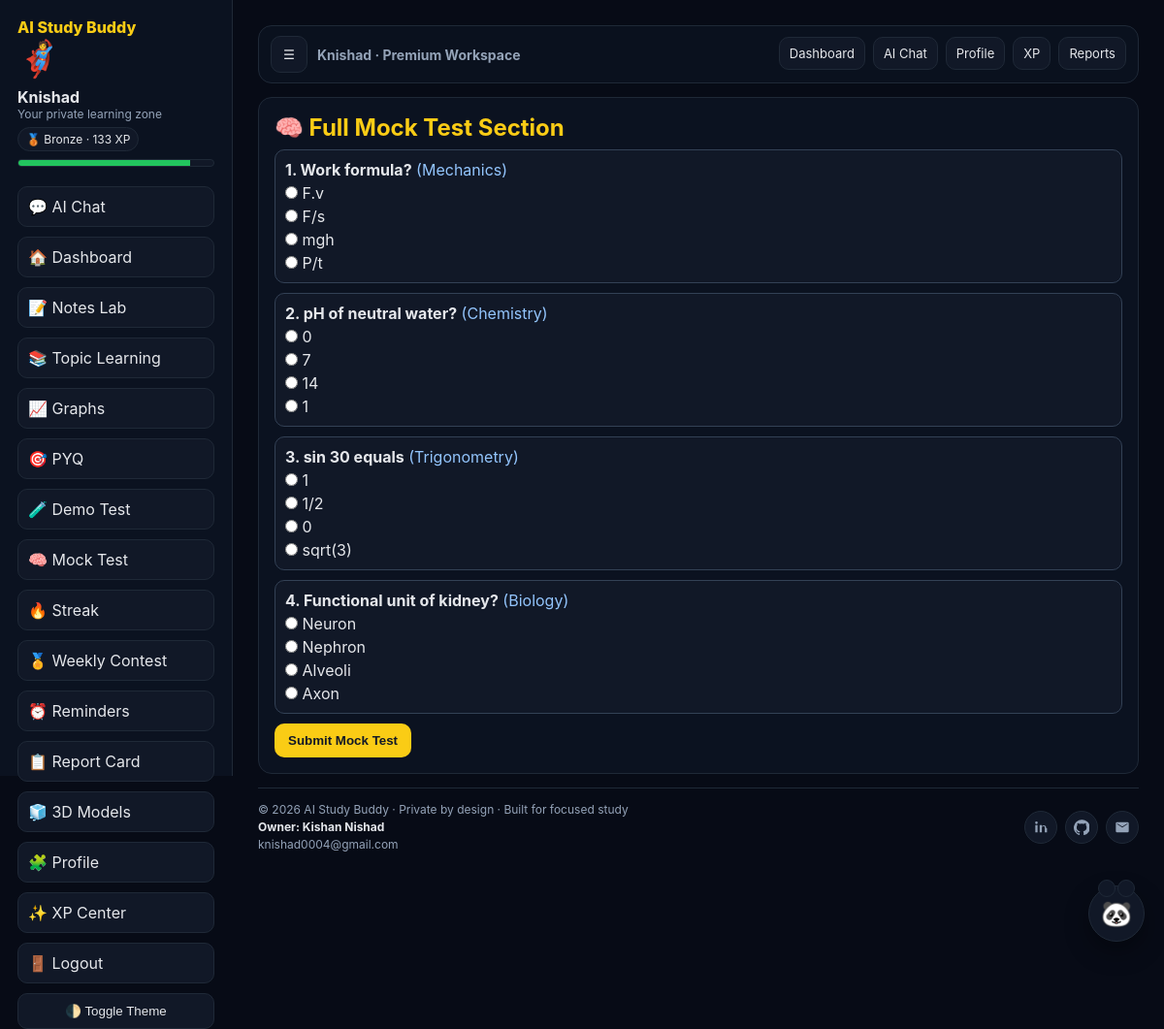
/mock-test (signed in), run on the app's committed database.
### tables this page shows
CREATE TABLE users (
            id INTEGER PRIMARY KEY AUTOINCREMENT,
            username TEXT UNIQUE NOT NULL,
            password_hash TEXT NOT NULL,
            avatar TEXT NOT NULL,
            created_at TEXT NOT NULL
        , xp INTEGER NOT NULL DEFAULT 0);

### app.py (the view, shortened to what this page needs)
    @app.route("/mock-test", methods=["GET", "POST"])
    @login_required
    def mock_test():
        report = None
        return render_template(
            "mock_test.html",
            user=g.user,
            questions=MOCK_TEST_BANK,
            report=report,
            level_info=get_level_info(int(g.user["xp"])),
        )

### app.py (called while the page is built)
def get_db_connection(app: Flask) -> sqlite3.Connection:
    conn = sqlite3.connect(app.config["DATABASE_PATH"])
    conn.row_factory = sqlite3.Row
    return conn

def login_required(view):
    @wraps(view)
    def wrapped_view(*args, **kwargs):
        if "user_id" not in session:
            return redirect(url_for("login"))
        return view(*args, **kwargs)
    return wrapped_view

def get_current_user(app: Flask):
    user_id = session.get("user_id")
    if not user_id:
        return None
    conn = get_db_connection(app)
    user = conn.execute("SELECT id, username, avatar, xp FROM users WHERE id = ?", (user_id,)).fetchone()
    conn.close()
    return user

def get_level_info(xp: int):
    current_name = "Bronze"
    current_icon = "🥉"
    next_threshold = None
    for threshold, name, icon in LEVELS:
        if xp >= threshold:
            current_name = name
            current_icon = icon
        elif next_threshold is None:
            next_threshold = threshold
    progress_to_next = 100
    if next_threshold is not None:
        previous_threshold = 0
        for threshold, _, _ in LEVELS:
            if threshold <= xp:
                previous_threshold = threshold
        span = max(next_threshold - previous_threshold, 1)
        progress_to_next = int(((xp - previous_threshold) / span) * 100)
    return {
        "name": current_name,
        "icon": current_icon,
        "next_threshold": next_threshold,
        "progress": max(0, min(progress_to_next, 100)),
    }

### templates/mock_test.html (shortened to what this page needs)
{% extends 'base.html' %}
{% block content %}
<section class="panel">
  <h2 style="color:#facc15;margin-bottom:8px">🧠 Full Mock Test Section</h2>
  <form method="POST">
    {% for q in questions %}
      <div class="q">
        <p><strong>{{ loop.index }}. {{ q['question'] }}</strong> <span style="color:#93c5fd">({{ q['topic'] }})</span></p>
        {% for opt in q['options'] %}
          <label style="display:block;margin-top:4px"><input type="radio" name="q_{{ q['id'] }}" value="{{ opt }}" required> {{ opt }}</label>
        {% endfor %}
      </div>
    {% endfor %}
    <button class="btn" type="submit">Submit Mock Test</button>
  </form>
</section>
{% endblock %}

### templates/base.html (shortened to what this page needs)
<!DOCTYPE html>
<html lang="en">
<head>
</head>
<body>
  <div class="layout">
    {% if user %}
    <aside class="sidebar" id="appSidebar">
      <div class="sidebar-top">
        <div class="brand">AI Study Buddy</div>
      </div>
      <div class="avatar-badge">{{ user['avatar'] }}</div>
      <div><strong>{{ user['username'] }}</strong></div>
      <div class="small">Your private learning zone</div>
      {% if current_level %}
      <div class="level-pill">{{ current_level['icon'] }} {{ current_level['name'] }} · {{ user['xp'] }} XP</div>
      <div class="progress-track"><div class="progress-bar" data-progress="{{ current_level['progress'] }}"></div></div>
      {% endif %}
      <nav class="menu">
        <a href="{{ url_for('chat') }}">💬 AI Chat</a>
        <a href="{{ url_for('dashboard') }}">🏠 Dashboard</a>
        <a href="{{ url_for('notes_lab') }}">📝 Notes Lab</a>
        <a href="{{ url_for('topic_learning') }}">📚 Topic Learning</a>
        <a href="{{ url_for('graphs_page') }}">📈 Graphs</a>
        <a href="{{ url_for('pyq_page') }}">🎯 PYQ</a>
        <a href="{{ url_for('demo_test') }}">🧪 Demo Test</a>
        <a href="{{ url_for('mock_test') }}">🧠 Mock Test</a>
        <a href="{{ url_for('streak_page') }}">🔥 Streak</a>
        <a href="{{ url_for('weekly_contest') }}">🏅 Weekly Contest</a>
        <a href="{{ url_for('reminders_page') }}">⏰ Reminders</a>
        <a href="{{ url_for('report_card') }}">📋 Report Card</a>
        <a href="{{ url_for('models_3d') }}">🧊 3D Models</a>
        <a href="{{ url_for('profile') }}">🧩 Profile</a>
        <a href="{{ url_for('xp_center') }}">✨ XP Center</a>
        <a href="{{ url_for('logout') }}">🚪 Logout</a>
      </nav>
      <button id="themeToggle" class="theme-toggle" type="button">🌓 Toggle Theme</button>
    </aside>
    {% endif %}
    <main class="main">
      {% if user %}
      <header class="topbar">
        <div class="topbar-left">
          <button id="sidebarToggle" class="sidebar-toggle" type="button" aria-label="Toggle sidebar">☰</button>
          <div class="top-title">{{ user['username'] }} · Premium Workspace</div>
        </div>
        <nav class="top-links" aria-label="Quick navigation">
          <a href="{{ url_for('dashboard') }}" class="{% if request.endpoint == 'dashboard' %}active{% endif %}">Dashboard</a>
          <a href="{{ url_for('chat') }}" class="{% if request.endpoint == 'chat' %}active{% endif %}">AI Chat</a>
          <a href="{{ url_for('profile') }}" class="{% if request.endpoint == 'profile' %}active{% endif %}">Profile</a>
          <a href="{{ url_for('xp_center') }}" class="{% if request.endpoint == 'xp_center' %}active{% endif %}">XP</a>
          <a href="{{ url_for('report_card') }}" class="{% if request.path.startswith('/report-card') %}active{% endif %}">Reports</a>
        </nav>
      </header>
      {% endif %}
      <div class="main-content">
      {% block content %}{% endblock %}
      <footer class="footer">
        <div class="footer-row">
          <div class="owner">
            <div>© 2026 AI Study Buddy · Private by design · Built for focused study</div>
            <strong>Owner: Kishan Nishad</strong>
            <div class="owner-mail">knishad0004@gmail.com</div>
          </div>
          <div class="owner-icons">
            <a class="icon-btn icon-wrap" data-tooltip="LinkedIn" href="https://www.linkedin.com/in/kishan-nishad-161a73392" target="_blank" rel="noopener noreferrer" aria-label="LinkedIn" title="LinkedIn">
              <svg viewBox="0 0 24 24" aria-hidden="true"><path d="M6.94 8.5H3.56V20h3.38V8.5zM5.25 7.03a1.97 1.97 0 1 0 0-3.94 1.97 1.97 0 0 0 0 3.94zM20.44 13.37c0-3.07-1.64-4.5-3.82-4.5-1.76 0-2.55.97-2.99 1.65V8.5h-3.38V20h3.38v-6.43c0-1.7.32-3.34 2.43-3.34 2.08 0 2.11 1.95 2.11 3.45V20h3.38v-6.63z"/></svg>
            </a>
            <a class="icon-btn icon-wrap" data-tooltip="GitHub" href="https://github.com/code-with-kishan" target="_blank" rel="noopener noreferrer" aria-label="GitHub" title="GitHub">
            </a>
            <a class="icon-btn icon-wrap" data-tooltip="Email" href="mailto:knishad0004@gmail.com" aria-label="Email" title="Email">
              <svg viewBox="0 0 24 24" aria-hidden="true"><path d="M20 4H4a2 2 0 0 0-2 2v12a2 2 0 0 0 2 2h16a2 2 0 0 0 2-2V6a2 2 0 0 0-2-2zm0 3.2-8 5-8-5V6l8 5 8-5v1.2z"/></svg>
            </a>
          </div>
        </div>
      </footer>
      </div>
    </main>
  </div>
  {% if user %}
  <button id="buddyFab" class="buddy-fab" type="button" aria-label="Open AI helper">🐼</button>
  {% endif %}
</body>
</html>

### templates/base.html (style rules this page uses)
:root { --bg:#070b16; --text:#e5e7eb; --muted:#94a3b8; --card:#0b1220; --card-2:#111827; --border:#1f2937; --accent:#facc15; --chat-panel:#1d1336; --chat-head:#2a1a4f; --chat-ai:#261a45; --chat-user:#1f2937; }
* { margin:0;padding:0;box-sizing:border-box }
body { font-family:Inter,system-ui,-apple-system,sans-serif;background:var(--bg);color:var(--text);transition:background .2s ease,color .2s ease;overflow-x:hidden }
a { text-decoration:none;color:inherit }
.layout { display:grid;grid-template-columns:240px 1fr;min-height:100vh }
.sidebar { background:var(--card);border-right:1px solid var(--border);padding:18px;position:sticky;top:0;height:100vh }
.sidebar-top { display:flex;align-items:center;justify-content:space-between;gap:10px }
.sidebar-top .brand { margin-bottom:0 }
.brand { font-weight:800;color:var(--accent);margin-bottom:20px }
.avatar-badge { font-size:36px;margin-bottom:8px }
.small { font-size:12px;color:var(--muted) }
.level-pill { display:inline-block;margin-top:6px;padding:4px 8px;border-radius:999px;background:var(--card-2);border:1px solid var(--border);font-size:12px }
.progress-track { height:8px;background:var(--card-2);border-radius:999px;overflow:hidden;margin-top:8px;border:1px solid var(--border) }
.progress-bar { height:100%;background:#22c55e }
.menu { display:flex;flex-direction:column;gap:10px;margin-top:20px }
.menu a { padding:10px;border-radius:10px;background:var(--card-2);border:1px solid var(--border) }
.theme-toggle { margin-top:10px;padding:10px;border-radius:10px;border:1px solid var(--border);background:var(--card-2);color:var(--text);cursor:pointer;width:100% }
.main { padding:26px;display:flex;flex-direction:column;min-height:100vh }
.topbar { position:sticky;top:0;z-index:80;display:flex;align-items:center;justify-content:space-between;gap:10px;padding:10px 12px;border:1px solid var(--border);background:rgba(11,18,32,.9);border-radius:14px;margin-bottom:14px }
.topbar-left { display:flex;align-items:center;gap:10px;min-width:0 }
.sidebar-toggle { width:38px;height:38px;border-radius:10px;border:1px solid var(--border);background:var(--card-2);color:var(--text);display:flex;align-items:center;justify-content:center;cursor:pointer;flex:0 0 auto }
.top-title { font-weight:700;font-size:14px;white-space:nowrap;overflow:hidden;text-overflow:ellipsis;color:var(--muted) }
.top-links { display:flex;align-items:center;gap:8px;overflow:auto;padding-bottom:2px }
.top-links a { padding:8px 10px;border-radius:10px;border:1px solid var(--border);background:var(--card-2);font-size:13px;white-space:nowrap;transition:transform .2s ease,border-color .2s ease }
.main-content { display:flex;flex-direction:column;min-height:calc(100vh - 120px) }
.footer { margin-top:auto;padding-top:14px;border-top:1px solid var(--border);color:var(--muted);font-size:12px }
.footer-row { display:flex;justify-content:space-between;align-items:center;gap:12px;flex-wrap:wrap }
.owner { display:flex;flex-direction:column;gap:3px }
.owner strong { color:var(--text) }
.owner-mail { color:var(--muted) }
.owner-icons { display:flex;gap:8px;align-items:center }
.icon-btn { width:34px;height:34px;display:flex;align-items:center;justify-content:center;border-radius:50%;background:var(--card-2);border:1px solid var(--border);color:var(--muted);transition:all .2s ease }
.icon-btn svg { width:16px;height:16px;fill:currentColor }
.icon-wrap { position:relative }
.icon-wrap::after { content:attr(data-tooltip); position:absolute; left:50%; transform:translateX(-50%); bottom:42px; background:var(--card-2); color:var(--text); border:1px solid var(--border); font-size:11px; padding:4px 7px; border-radius:6px; white-space:nowrap; opacity:0; pointer-events:none; transition:opacity .2s ease; }
.buddy-fab { position:fixed; right:20px; bottom:120px; width:58px; height:58px; border-radius:50%; border:1px solid var(--border); background:var(--card-2); color:var(--text); font-size:26px; cursor:pointer; z-index:90; box-shadow:0 10px 25px rgba(0,0,0,.35); animation:buddyPulse 2.2s ease-in-out infinite; }
.buddy-fab::before,.buddy-fab::after { content:'';position:absolute;top:-7px;width:16px;height:16px;background:var(--card-2);border:1px solid var(--border);border-radius:50% }
.buddy-fab::before { left:9px }
.buddy-fab::after { right:9px }

### data on the page
users: avatar "🦸", username "Knishad", xp "133"

### other printed values
{{ current_level['icon'] }} "🥉"
{{ current_level['name'] }} "Bronze"
{{ q['question'] }} "Work formula?" "pH of neutral water?" "sin 30 equals" "Functional unit of kidney?"
{{ q['topic'] }} "Mechanics" "Chemistry" "Trigonometry" "Biology"
{{ opt }} "F.v" "F/s" "mgh" "P/t" "0" "7" "14" "1" "1" "1/2" "0" "sqrt(3)" "Neuron" "Nephron" "Alveoli" "Axon"
